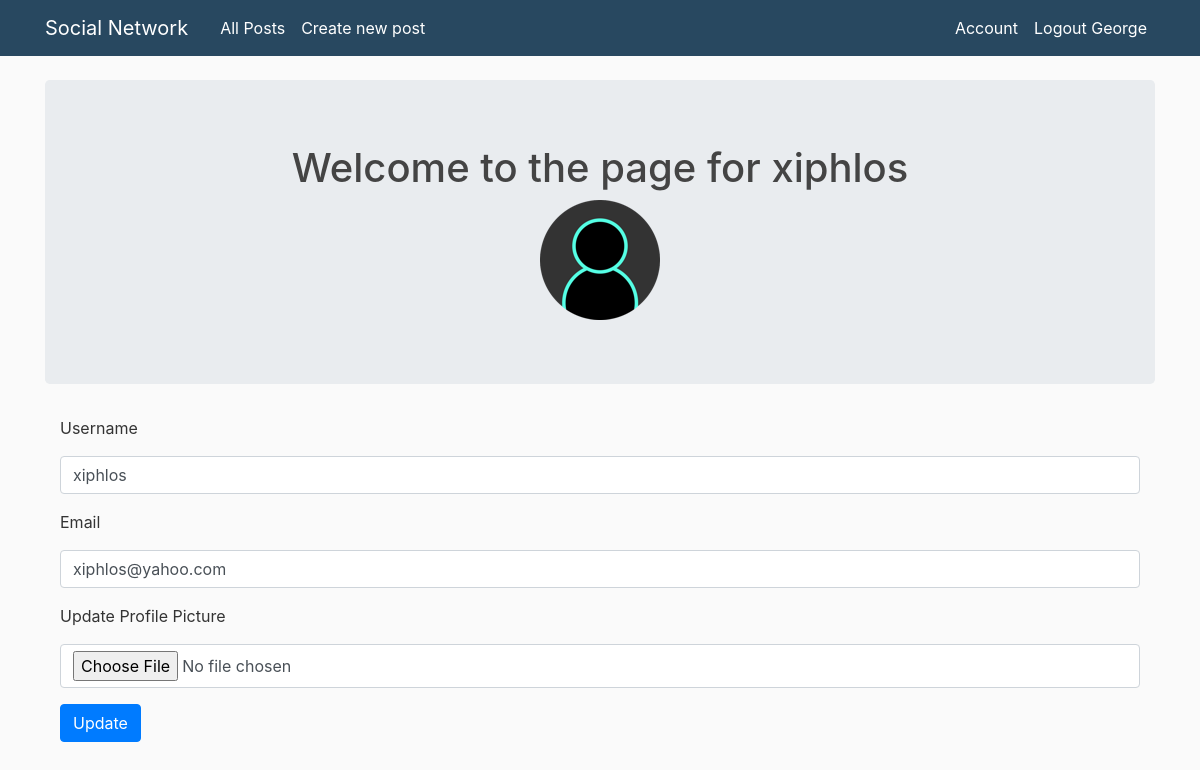
Page /account (signed in) on the committed database.
### socialnetwork/models/user.py (models this page shows, shortened)
class User(db.Model, UserMixin):
    __tablename__ = 'user'
    id = db.Column(db.Integer, primary_key=True)
    profile_image = db.Column(db.String(250), nullable=False, default='web/socialnetwork/static/profile_pics/default_profile.png')
    name = db.Column(db.String(128), nullable=False)
    email = db.Column(db.String(250), unique=True, index=True)
    username = db.Column(db.String(64), unique=True, index=True)
    password_hash = db.Column(db.String(128))
    posts = db.relationship('Post', backref='author', lazy=True)
    time_inserted = db.Column(db.DateTime(), default=datetime.utcnow)
    time_updated = db.Column(db.DateTime(), default=datetime.utcnow)

### socialnetwork/routes/account.py (the view)
@users.route('/account', methods=['GET', 'POST'])
@login_required
def account():
    form = UpdateUserForm()
    if form.validate_on_submit():
        if form.picture.data:
            username = current_user.username
            pic = add_profile_pic(form.picture.data, username)
            current_user.profile_image = pic
        current_user.username = form.username.data
        current_user.email = form.email.data
        db.session.commit()
        flash('User Account Updated!')
        return redirect(url_for('users.account'))
    elif request.method == "GET":
        form.username.data = current_user.username
        form.email.data = current_user.email
    profile_image = url_for('static',filename='profile_pics/'+current_user.profile_image)
    return render_template('account.html',profile_image=profile_image,form=form)

### socialnetwork/forms/user.py (shortened to what this page needs)
class UpdateUserForm(FlaskForm):
    email = StringField('Email', validators=[DataRequired(), Email()])
    username = StringField('Username', validators=[DataRequired()])
    picture = FileField('Update Profile Picture', validators=[FileAllowed(['jpg', 'png'])])
    submit = SubmitField('Update')

### socialnetwork/models/user.py (called while the page is built)
@login_manager.user_loader
def load_user(user_id):
    return User.query.get(int(user_id))

### socialnetwork/templates/account.html (shortened to what this page needs)
{% extends "layout.html" %}
{% block content %}
  <div class="jumbotron">
    <div align='center'>
      <h1>Welcome to the page for {{current_user.username}}</h1>
      <img align='center' src="{{url_for('static',filename='profile_pics/'+current_user.profile_image)}}">
    </div>
  </div>
  <div class="container">
    <form method="POST" action="" enctype="multipart/form-data">
      <div class="form-group">
        {{form.username.label(class='form-group')}}
        {{form.username(class='form-control')}}
      </div>
      <div class="form-group">
      {{form.email.label(class='form-group')}}
      {{form.email(class='form-control')}}
      </div>
      <div class="form-group">
      {{form.picture.label(class='form-group')}}
      {{form.picture(class='form-control')}}
      </div>
      <div class="form-group">
       {{form.submit(class='btn btn-primary')}}
      </div>
    </form>
  </div>
{% endblock %}

### socialnetwork/templates/layout.html (shortened to what this page needs)
<!DOCTYPE html>
<html>
<head>
  <link rel="stylesheet" href="https://maxcdn.bootstrapcdn.com/bootstrap/4.0.0/css/bootstrap.min.css"
>
  <link rel="stylesheet" type="text/css" href="{{ url_for('static', filename='styles/main.css') }}">
</head>
<body>
  <header class="site-header">
    <nav class="navbar navbar-expand-md navbar-dark bg-steel fixed-top">
      <div class="container">
        <a class="navbar-brand mr-4" href="/">Social Network</a>
        <div class="collapse navbar-collapse" id="navbarToggle">
          <div class="navbar-nav mr-auto">
            {% if current_user.is_authenticated %}
                <a class="nav-item nav-link" href="{{ url_for('main.index') }}">All Posts</a>
            <a class="nav-item nav-link" href="{{ url_for('post.create_post') }}">Create new post</a>
            {% endif %}
          </div>
          <div class="navbar-nav">
            {% if current_user.is_authenticated %}
            <a class="nav-item nav-link" href="{{url_for('users.account')}}">Account</a>
            <a class="nav-item nav-link" href="{{ url_for('userauth.google_logout') }}">Logout {{ current_user.name }}</a>
            {% else %}
                <a href="{{  url_for('users.login') }}" class="nav-item nav-link">Login</a>
            <a href="{{ url_for('google.login') }}" class="navbar-left"><img src="{{ url_for('static', filename='img/google.png') }}"></a>
            {% endif %}
          </div>
        </div>
      </div>
    </nav>
  </header>
  <main role="main" class="container">
    <div class="row">
      <div class="col-md-12">
        {% block content %}{% endblock %}
      </div>
    </div>
  </main>
</body>
</html>

### socialnetwork/static/styles/main.css (style rules this page uses)
body { background: #fafafa; color: #333333; margin-top: 5rem; }
h1, h2, h3, h4, h5, h6 { color: #444444; }
.bg-steel { background-color: #284860; }
.site-header .navbar-nav .nav-link { color: white; }

### rows in the picture
User: name "George", username "xiphlos", profile_image (picture), email "xiphlos@yahoo.com"
